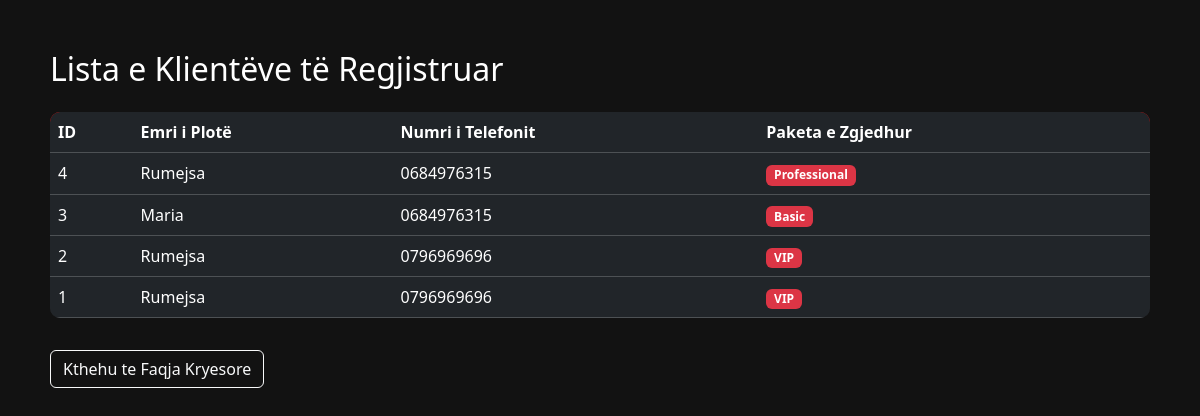
/admin, run on an earlier commit of the app's database.
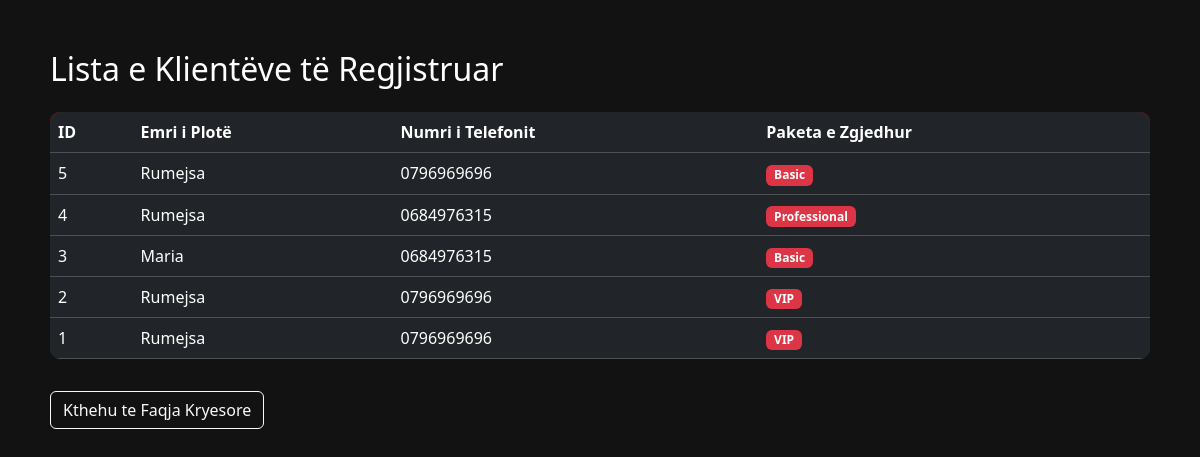
And on a later commit of the database.
### tables this page shows
CREATE TABLE anetaret (
            id INTEGER PRIMARY KEY AUTOINCREMENT,
            emri TEXT NOT NULL,
            telefoni TEXT NOT NULL,
            paketa TEXT NOT NULL
        );

### gym.py (the view)
@app.route('/admin')
def admin():
    try:
        conn = sqlite3.connect('gym.db')
        cursor = conn.cursor()
        cursor.execute('SELECT * FROM anetaret ORDER BY id DESC')
        te_dhenat = cursor.fetchall()
        conn.close()
        return render_template('admin.html', anetaret=te_dhenat)
    except Exception as e:
        return f"Gabim në leximin e të dhënave: {str(e)}"

### templates/admin.html (shortened to what this page needs)
<!DOCTYPE html>
<html lang="sq">
<head>
    <link href="https://cdn.jsdelivr.net/npm/bootstrap@5.3.3/dist/css/bootstrap.min.css" rel="stylesheet">
</head>
<body>
    <h2 class="mb-4">Lista e Klientëve të Regjistruar</h2>
    <table class="table table-hover table-dark">
        <thead>
            <tr>
                <th>ID</th>
                <th>Emri i Plotë</th>
                <th>Numri i Telefonit</th>
                <th>Paketa e Zgjedhur</th>
            </tr>
        </thead>
        <tbody>
            {% for anetar in anetaret %}
            <tr>
                <td>{{ anetar[0] }}</td>
                <td>{{ anetar[1] }}</td>
                <td>{{ anetar[2] }}</td>
                <td><span class="badge bg-danger">{{ anetar[3] }}</span></td>
            </tr>
            {% endfor %}
        </tbody>
    </table>
    <a href="/" class="btn btn-outline-light mt-3">Kthehu te Faqja Kryesore</a>
</body>
</html>

### templates/admin.html (style rules this page uses)
body { background-color: #121212; color: white; padding: 50px; }
.table { background-color: #1e1e1e; color: white; border-radius: 10px; overflow: hidden; }
thead { background-color: #ff0000; color: white; }

What changed in the data, as far as the page shows it:
added anetaret: id "5", emri "Rumejsa", telefoni "0796969696", paketa "Basic"
